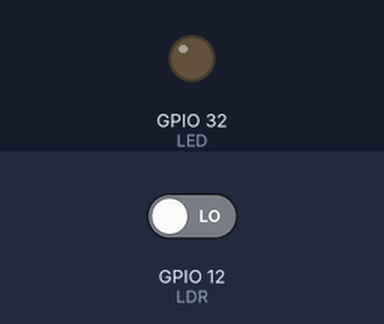
Recording of a sketch running on a simulated ESP32. Shown: output pins drawn as LEDs (lit = HIGH). The inputs (shaded band) are chosen by the test bench; at power-on: GPIO 12 (LDR) LOW.

Above: at 1.2 s.
1.3 s: GPIO 12 (LDR) driven HIGH
At 1.6 s:
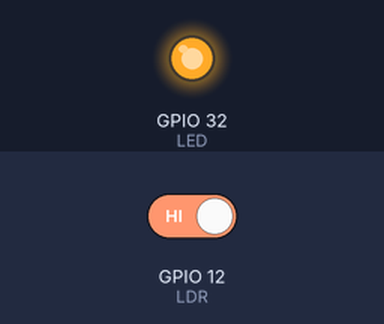
2.8 s: GPIO 12 (LDR) driven LOW
At 4.0 s:
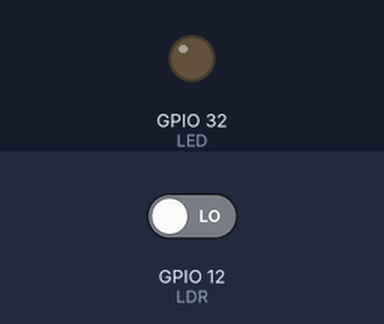
Timing chart, 0 to 5.8 s (numbered marks = the images above; inputs shaded):
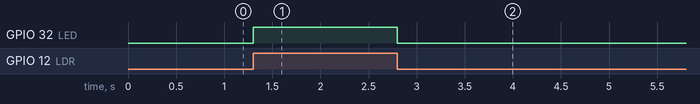

Measured:
- after the input at 1.3 s, GPIO 32 (LED): LOW → HIGH at once
- after the input at 2.8 s, GPIO 32 (LED): HIGH → LOW at once

The sketch:

Boceto.ino
```cpp
#define LED 32
#define LDR 12

void setup() {
  pinMode(LDR,INPUT);
  pinMode(LED,OUTPUT);
}

void loop() {
  if(digitalRead(LDR)==HIGH){
    digitalWrite(LED,HIGH);
  }else{
    digitalWrite(LED, LOW);
  }

}
```
